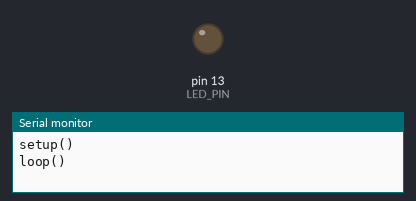
Recording of a sketch running on a simulated Arduino Uno, built with avr-gcc and run on an emulated ATmega328P. Shown: output pins drawn as LEDs (lit = HIGH), the last lines printed to the serial monitor.

Above: at 0.5 s.
At 2.65 s:
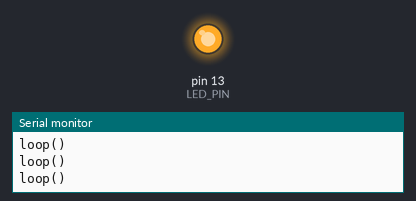
Timing chart, 0 to 3.0 s (numbered marks = the images above):
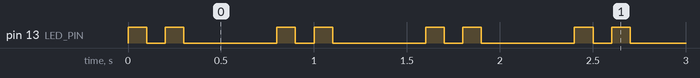

Measured:
- by itself, pin 13 (LED_PIN): repeats every 0.80 s: LOW 0.10 s, HIGH 0.10 s, LOW 0.50 s, HIGH 0.10 s
- by itself, everything shown: repeats every 0.80 s, in 4 steps

The sketch:

blink.ino
```cpp
int LED_PIN = 13;

// the setup function runs once when you press reset or power the board
void setup() {
  Serial.begin(9600);
  Serial.println("setup()");
  // initialize digital pin LED_BUILTIN as an output.
  pinMode(LED_PIN, OUTPUT);
}

// the loop function runs over and over again forever
void loop() {
  Serial.println("loop()");
  digitalWrite(LED_PIN, HIGH);  // turn the LED on (HIGH is the voltage level)
  delay(100);                      // wait for a second
  digitalWrite(LED_PIN, LOW);   // turn the LED off by making the voltage LOW
  delay(100);                      // wait for a second
  digitalWrite(LED_PIN, HIGH);  // turn the LED on (HIGH is the voltage level)
  delay(100);
  digitalWrite(LED_PIN, LOW);   // turn the LED off by making the voltage LOW
  delay(500);
}
```
